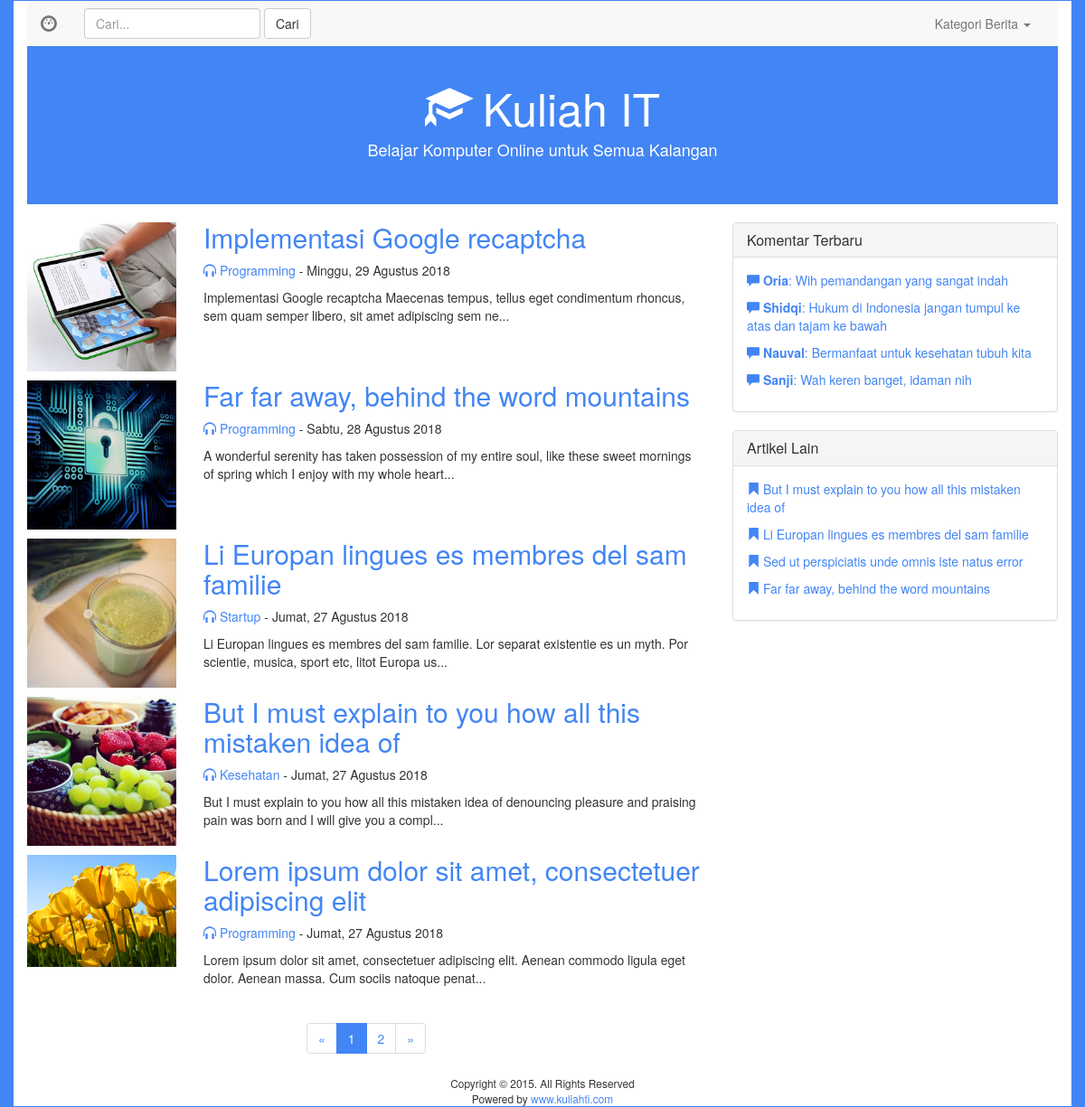
The page / on the database its author committed.
### tables this page shows
CREATE TABLE `artikel` (
  `id_artikel` int(11) NOT NULL,
  `kategori_id` int(11) NOT NULL,
  `judul` varchar(255) NOT NULL,
  `deskripsi` text NOT NULL,
  `gambar` varchar(255) NOT NULL,
  `tanggal` date NOT NULL,
  `slug` varchar(255) NOT NULL,
  `status` tinyint(4) NOT NULL DEFAULT '1'
);

CREATE TABLE `kategori` (
  `id_kategori` int(11) NOT NULL,
  `nama` varchar(100) NOT NULL,
  `icon` varchar(100) NOT NULL
);

CREATE TABLE `komentar` (
  `id_komentar` int(11) NOT NULL,
  `artikel_id` int(11) NOT NULL,
  `user` varchar(100) NOT NULL,
  `reply` text NOT NULL,
  `tanggal` date NOT NULL,
  `status` tinyint(4) NOT NULL DEFAULT '0'
);

### function/helper.php (called while the page is built, shortened)
<?php
function tanggal_indonesia($date)
{
    $hari  = array(
        "Minggu",
        "Senin",
        "Selasa",
        "Rabu",
        "Kamis",
        "Jumat",
        "Sabtu"
    );
    $bulan = array(
        "Januari",
        "Februari",
        "Mart",
        "April",
        "Juni",
        "Juli",
        "Agustus",
        "September",
        "Oktober",
        "November",
        "Desember"
    );
    $thn   = substr($date, 0, 4);
    $bln   = substr($date, 5, 2);
    $tgl   = substr($date, 8, 2);
    $hr    = date("w", strtotime($date));
    $result = $hari[$hr] . ", " . $tgl . " " . $bulan[(int) $bln - 1] . ' ' . $thn ;
    return $result;
}
 ?>

### includes/latest-post.php (the view)
<?php
$page = isset($_GET['page']) ? $_GET['page'] : 1;
$limit = 5;
$offset = ($page - 1) * $limit;
$search = isset($_GET['search']) ? "AND judul LIKE '%".$_GET['search']."%' " : false;
$category = isset($_GET['category']) ? "AND kategori_id = ".$_GET['category'] : false;
$query = mysqli_query($conn,"SELECT * FROM artikel WHERE status = 1 $search $category
                                ");
$total_data = mysqli_num_rows($query);
$total_pages = ceil($total_data/$limit);
$total_number = 2;
$start_number = ($page > $total_number) ? $page - $total_number : 1;
$end_number = ($page < ($total_pages - $total_pages)) ? $page + $total_number : $total_pages;
 ?>
<article>
  <?php
    $query = mysqli_query($conn,"SELECT artikel.*,kategori.nama FROM artikel JOIN kategori WHERE artikel.kategori_id = kategori.id_kategori
                                  AND status = 1 $search $category ORDER BY id_artikel DESC LIMIT $limit OFFSET $offset
                                ");
    while($row = mysqli_fetch_assoc($query)){
   ?>
  <div class="row latest-post">
    <div class="col-md-3">
      <img src="<?php echo "images/".$row['gambar']; ?>" class="img-responsive btn-block">
    </div>
    <div class="col-md-9">
      <h2><a href="index.php?detail=<?php echo $row['id_artikel'].'&title='.$row['slug']; ?>"><?php echo $row['judul']; ?></a></h2>
      <div class="meta"><a href="#"><span class="glyphicon glyphicon-headphones" aria-hidden="true"></span> <?php echo $row['nama']; ?></a> - <?php echo tanggal_indonesia($row['tanggal']); ?></div>
      <p><?php echo substr(strip_tags($row['deskripsi']), 0,130)."..."; ?></p>
    </div>
  </div>
  <?php } ?>
</article>
<nav class="text-center">
  <ul class="pagination">
    <li>
      <a href="<?php echo BASE_URL.'index.php?page=1'; ?>" aria-label="Previous">
        <span aria-hidden="true">&laquo;</span>
      </a>
    </li>
    <?php
      for($start_number ; $start_number <= $end_number ; $start_number++){
          $active = false;
          if($page == $start_number){
            $active = "class='active'";
          }
          echo "<li $active><a href='".BASE_URL."index.php?page=$start_number'>$start_number</a></li>";
      }
    ?>
      <li>
        <a href="<?php echo BASE_URL."index.php?page=$total_pages"; ?>" aria-label="Next">
        <span aria-hidden="true">&raquo;</span>
      </a>
    </li>
  </ul>
</nav>

### includes/aside.php
<aside class="col-md-4">
    <div class="panel panel-default">
    	<div class="panel-heading">
    		<h3 class="panel-title">Komentar Terbaru</h3>
    	</div>
    	<div class="panel-body latest-comments">
    		<ul>
                <?php
                    $queryKomentar = mysqli_query($conn,"SELECT * FROM komentar WHERE status = 1 ORDER BY id_komentar DESC LIMIT 4 ");
                    while($rowKomentar = mysqli_fetch_assoc($queryKomentar)){
                 ?>
    		    <li><a href="index.php?detail=<?php echo $rowKomentar['artikel_id']; ?>"><span class="glyphicon glyphicon-comment" aria-hidden="true"></span>
                    <strong><?php echo $rowKomentar['user']; ?></strong>: <?php echo $rowKomentar['reply']; ?></a></li>
                <?php
                    }
                ?>
    		</ul>
    	</div>
    </div>
</aside>
<aside class="col-md-4">
    <div class="panel panel-default">
        <div class="panel-heading">
            <h3 class="panel-title">Artikel Lain</h3>
        </div>
        <div class="panel-body latest-comments">
            <ul>
                <?php
                    $queryArtikel = mysqli_query($conn,"SELECT * FROM artikel WHERE status = 1 ORDER BY rand() LIMIT 4");
                    while($rowArtikel = mysqli_fetch_assoc($queryArtikel)){
                 ?>
                <li><a href="index.php?detail=<?php echo $rowArtikel['id_artikel']; ?>"><span class="glyphicon glyphicon-bookmark" aria-hidden="true"></span>
                    <?php echo $rowArtikel['judul']; ?></a></li>
                <?php
                    }
                ?>
            </ul>
        </div>
    </div>
</aside>

### css/custom.css (style rules this page uses)
a { color: #4285F4 }
body { background: #4285F4 }
article img { margin-bottom: 10px }
.latest-post h2 { margin: 0px 0 10px; }
.latest-post p { margin-bottom: 20px; }
.meta { margin-bottom: 10px; }
aside ul { padding-left: 0; }
aside ul li { margin-bottom: 10px; }
.latest-comments li { list-style: none; }
.pagination > .active > a, .pagination > .active > a:focus, .pagination > .active > a:hover, .pagination > .active > span, .pagination > .active > span:focus, .pagination > .active > span:hover { background-color: #4285F4; border-color: #4285F4; }
.pagination > li > a, .pagination > li > span { color: #4285F4 }

### rows shown on the page
artikel: gambar (picture), judul "Implementasi Google recaptcha", kategori.nama "Programming", tanggal "Minggu, 29 Agustus 2018", deskripsi "Implementasi Google recaptcha Maecenas tempus, tellus eget condimentum rhoncus, sem quam semper libero, sit amet adipiscing sem ne"
artikel: gambar (picture), judul "Far far away, behind the word mountains", kategori.nama "Programming", tanggal "Sabtu, 28 Agustus 2018", deskripsi "A wonderful serenity has taken possession of my entire soul, like these sweet mornings of spring which I enjoy with my whole heart"
artikel: gambar (picture), judul "Li Europan lingues es membres del sam familie", kategori.nama "Startup", tanggal "Jumat, 27 Agustus 2018", deskripsi "Li Europan lingues es membres del sam familie. Lor separat existentie es un myth. Por scientie, musica, sport etc, litot Europa us"
artikel: gambar (picture), judul "But I must explain to you how all this mistaken idea of", kategori.nama "Kesehatan", tanggal "Jumat, 27 Agustus 2018", deskripsi "But I must explain to you how all this mistaken idea of denouncing pleasure and praising pain was born and I will give you a compl"
artikel: gambar (picture), judul "Lorem ipsum dolor sit amet, consectetuer adipiscing elit", kategori.nama "Programming", tanggal "Jumat, 27 Agustus 2018", deskripsi "Lorem ipsum dolor sit amet, consectetuer adipiscing elit. Aenean commodo ligula eget dolor. Aenean massa. Cum sociis natoque penat"
komentar: user "Oria", reply "Wih pemandangan yang sangat indah"
komentar: user "Shidqi", reply "Hukum di Indonesia jangan tumpul ke atas dan tajam ke bawah"
komentar: user "Nauval", reply "Bermanfaat untuk kesehatan tubuh kita"
komentar: user "Sanji", reply "Wah keren banget, idaman nih"
artikel: judul "But I must explain to you how all this mistaken idea of"
artikel: judul "Sed ut perspiciatis unde omnis iste natus error"
